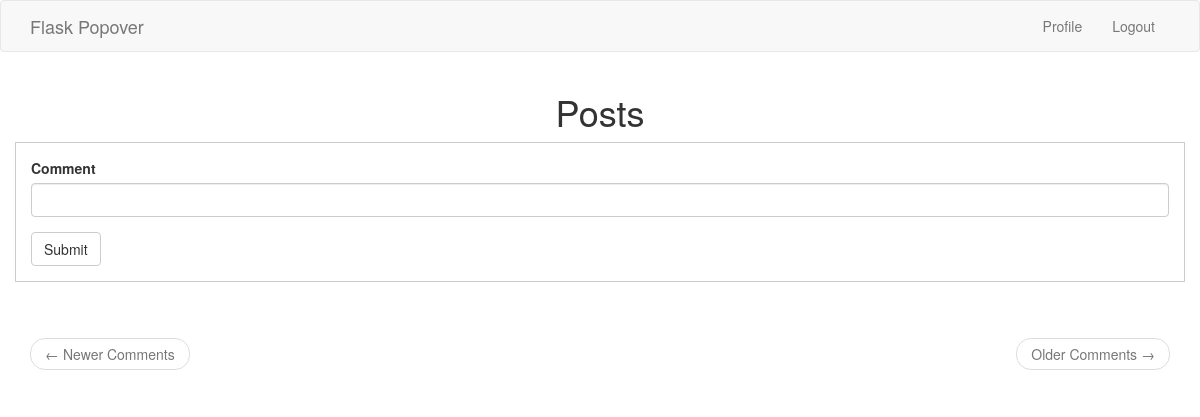
Before: /index (signed in) with the older database file.
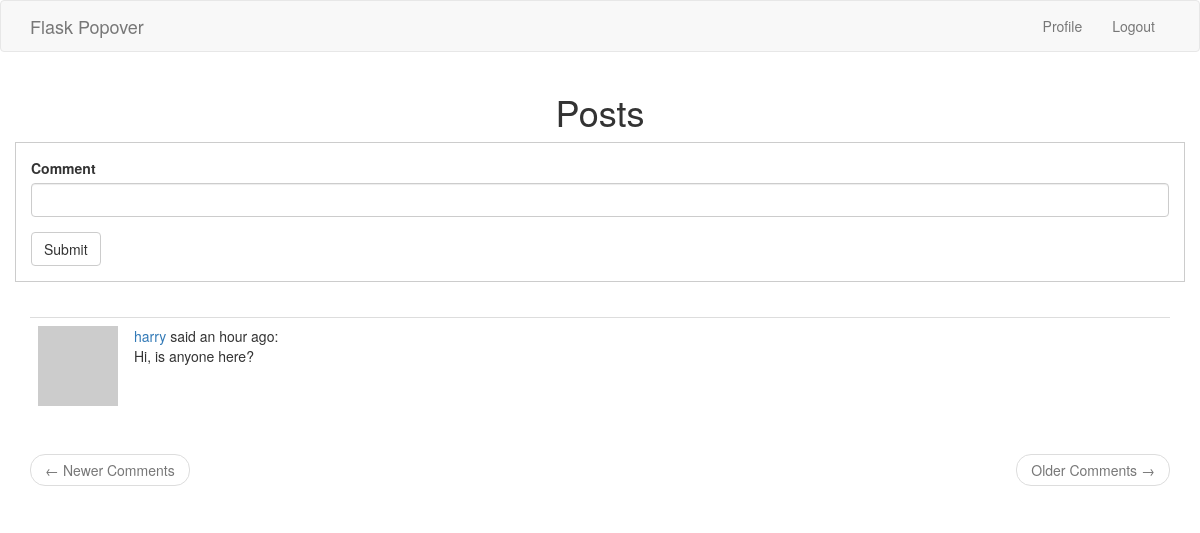
After: the same page with the newer database file.
### app/models.py (models this page shows, shortened)
class Post(db.Model):
    __table_name__ = 'post'
    id = db.Column(db.Integer, primary_key=True)
    body = db.Column(db.String(140))
    timestamp = db.Column(db.DateTime, index=True, default=datetime.utcnow)
    user_id = db.Column(db.Integer, db.ForeignKey('user.id'))

class User(UserMixin, db.Model):
    __table_name__ = 'users'
    id = db.Column(db.Integer, primary_key=True)
    username = db.Column(db.String(64), index=True, unique=True)
    email = db.Column(db.String(64), index=True, unique=True)
    password_hash = db.Column(db.String(128))
    about_me = db.Column(db.String(120))
    last_seen = db.Column(db.DateTime, default=datetime.utcnow)
    posts = db.relationship('Post', backref='author', lazy='dynamic')
    def avatar(self, size):
        digest = md5(self.email.lower().encode('utf-8')).hexdigest()
        return f'https://www.gravatar.com/avatar/{digest}?d=identicon&s={size}'

### app/routes.py (the view)
@app.route('/', methods=['GET', 'POST'])
@app.route('/index', methods=['GET', 'POST'])
@login_required
def index():
    form = CommentForm()
    if form.validate_on_submit():
        post = Post(body=form.body.data, author=current_user)
        db.session.add(post)
        db.session.commit()
        flash('Your comment has been published.')
        return redirect(url_for('index'))
    page = request.args.get('page', 1, type=int)
    posts = Post.query.order_by(Post.timestamp.desc()).paginate(
        page, app.config['POSTS_PER_PAGE'], False)
    next_url = url_for('index', page=posts.next_num) \
        if posts.has_next else None
    prev_url = url_for('index', page=posts.prev_num) \
        if posts.has_prev else None
    return render_template(
        'index.html',
        title='Posts',
        form=form,
        next_url=next_url,
        prev_url=prev_url,
        posts=posts.items
        )

### app/forms.py
class CommentForm(FlaskForm):
    body = StringField('Comment', validators=[DataRequired()])
    submit = SubmitField('Submit')

### app/models.py (called while the page is built)
@login.user_loader
def load_user(id):
    return User.query.get(int(id))

### app/templates/index.html
{% extends 'base.html' %}
{% import 'bootstrap/wtf.html' as wtf %}
{% block app_context %}
<div class="row text-center">
    <div class="col-md-12">
        <h1>{{title}}</h1>
    </div>
</div>
<div class="row">
    <div class="col-sm-12 my-form">
        {{ wtf.quick_form(form) }}
    </div>
</div><br>
<div class="row">
    <div class="col-sm-12">
        {% for post in posts %}
            {% include '_posts.html' %}
        {% endfor %}
    </div>
</div>
<nav aria-label="...">
    <ul class="pager">
        <li class="previous{% if not prev_url %} disabled{% endif %}">
            <a href="{{ prev_url or '#' }}">
                <span aria-hidden="true">&larr;</span> Newer Comments
            </a>
        </li>
        <li class="next{% if not next_url %} disabled{% endif %}">
            <a href="{{ next_url or '#' }}">
                Older Comments <span aria-hidden="true">&rarr;</span>
            </a>
        </li>
    </ul>
</nav>
{% endblock %}

### app/templates/_posts.html
<table class="table table-hover">
    <tr valign='top'>
        <td width='70px'>
            <img src=" {{ post.author.avatar(36) }} ">
        </td>
        <td>
            <a href="{{ url_for('user', username=post.author.username) }}">
                    {{ post.author.username }}
            </a>
            said
            <span>
            {{ moment(post.timestamp).fromNow() }}:
            </span><br>
            <span>
                {{ post.body }}
            </span>
        </td>
    </tr>
</table>

Changed rows visible on the page:
added Post: author.username "harry", timestamp "an hour ago", body "Hi, is anyone here?"
